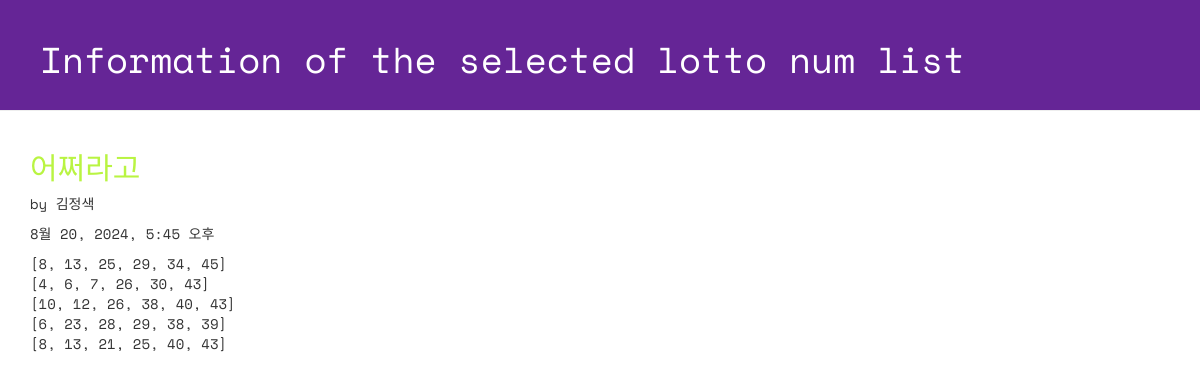
The app's page /lotto/4/detail with its own data.
### lotto/models.py (models this page shows, shortened)
class GuessNumbers(models.Model):
    name = models.CharField(max_length=24) # 로또 번호 리스트의 이름
    text = models.CharField(max_length=255) # 로또 번호 리스트에 대한 설명
    lottos = models.CharField(max_length=255, default='[1, 2, 3, 4, 5, 6]') # 로또 번호들이 담길 str
    num_lotto = models.IntegerField(default=5) # 6개 번호 set의 갯수
    update_date = models.DateTimeField()

### lotto/views.py (the view)
# urls.py: path('lotto/<int:lottokey>/detail', views.detail, name="detail"),
def detail(request, lottokey):
    lotto = GuessNumbers.objects.get(pk=lottokey) # id == pk
    return render(request, 'lotto/detail.html', {'lotto':lotto})

### lotto/templates/lotto/detail.html (shortened to what this page needs)
<!DOCTYPE html>
{% load static %}
<html lang="ko">
  <head>
    <link
      rel="stylesheet"
      href="//maxcdn.bootstrapcdn.com/bootstrap/3.2.0/css/bootstrap.min.css"
    />
    <link
      rel="stylesheet"
      href="//maxcdn.bootstrapcdn.com/bootstrap/3.2.0/css/bootstrap-theme.min.css"
    />
    <link rel="stylesheet" href="{% static 'css/lotto.css'%}" />
  </head>
  <body>
    <div class="page-header">
      <h1>Information of the selected lotto num list</h1>
    </div>
    <div class="container lotto">
      <h2>{{ lotto.text }}</h2>
      <p>by {{ lotto.name }}</p>
      <p>{{ lotto.update_date }}</p>
      <p>{{ lotto.lottos | linebreaksbr }}</p>
    </div>
  </body>
</html>

### lotto/static/css/lotto.css (style rules this page uses)
.page-header { background-color: #652596; margin-top: 0; padding: 20px 20px 20px 40px; font-family: 'Space Mono', monospace; }
.page-header h1 { color: #ffffff; }
.container { font-family: 'Space Mono', monospace; }
.container h2 { color: #b9f442; }

### records on screen
GuessNumbers: text "어쩌라고", name "김정색", update_date "8월 20, 2024, 5:45 오후", lottos "[8, 13, 25, 29, 34, 45] [4, 6, 7, 26, 30, 43] [10, 12, 26, 38, 40, 43] [6, 23, 28, 29, 38, 39] [8, 13, 21, 25, 40, 43]"
